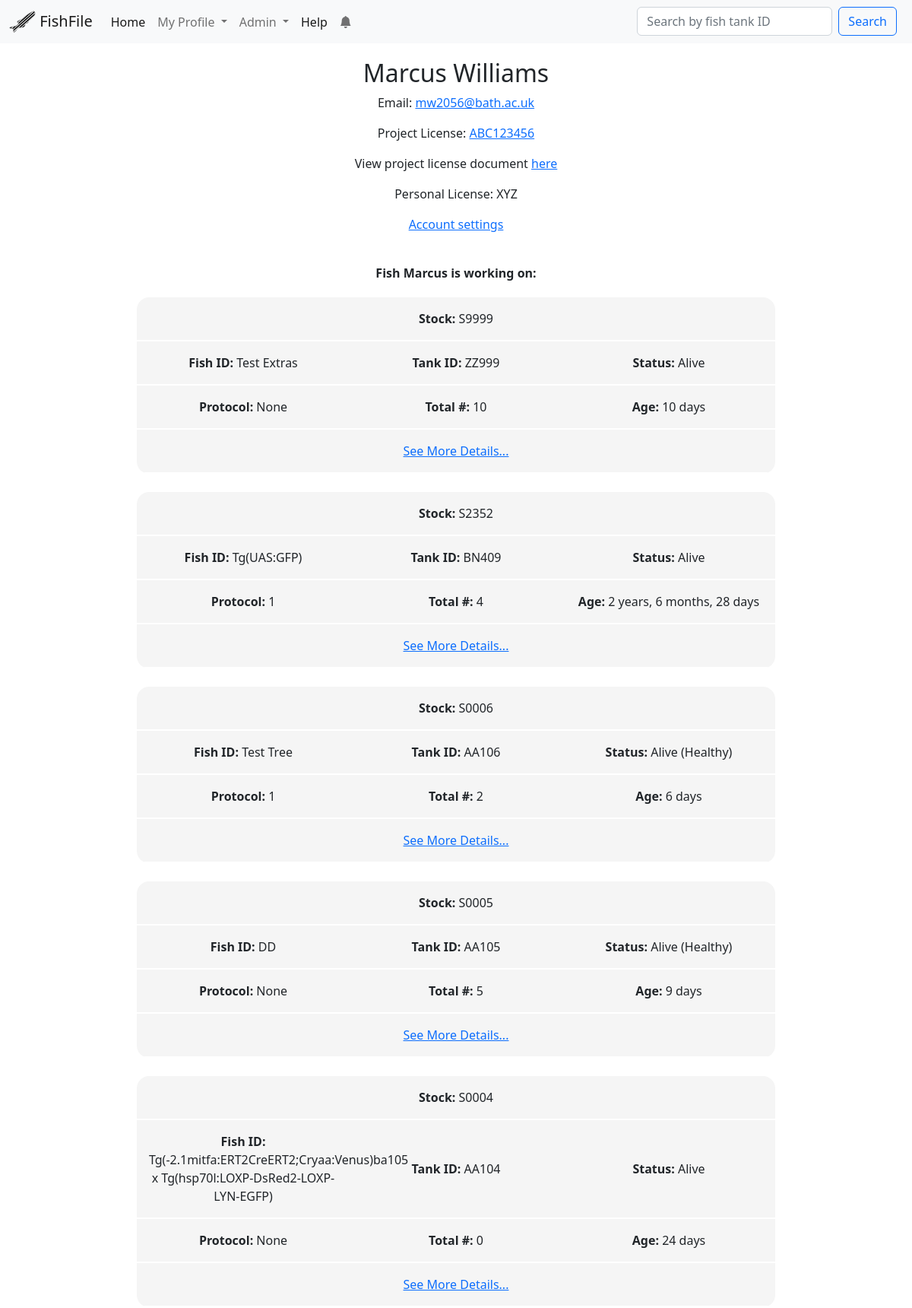
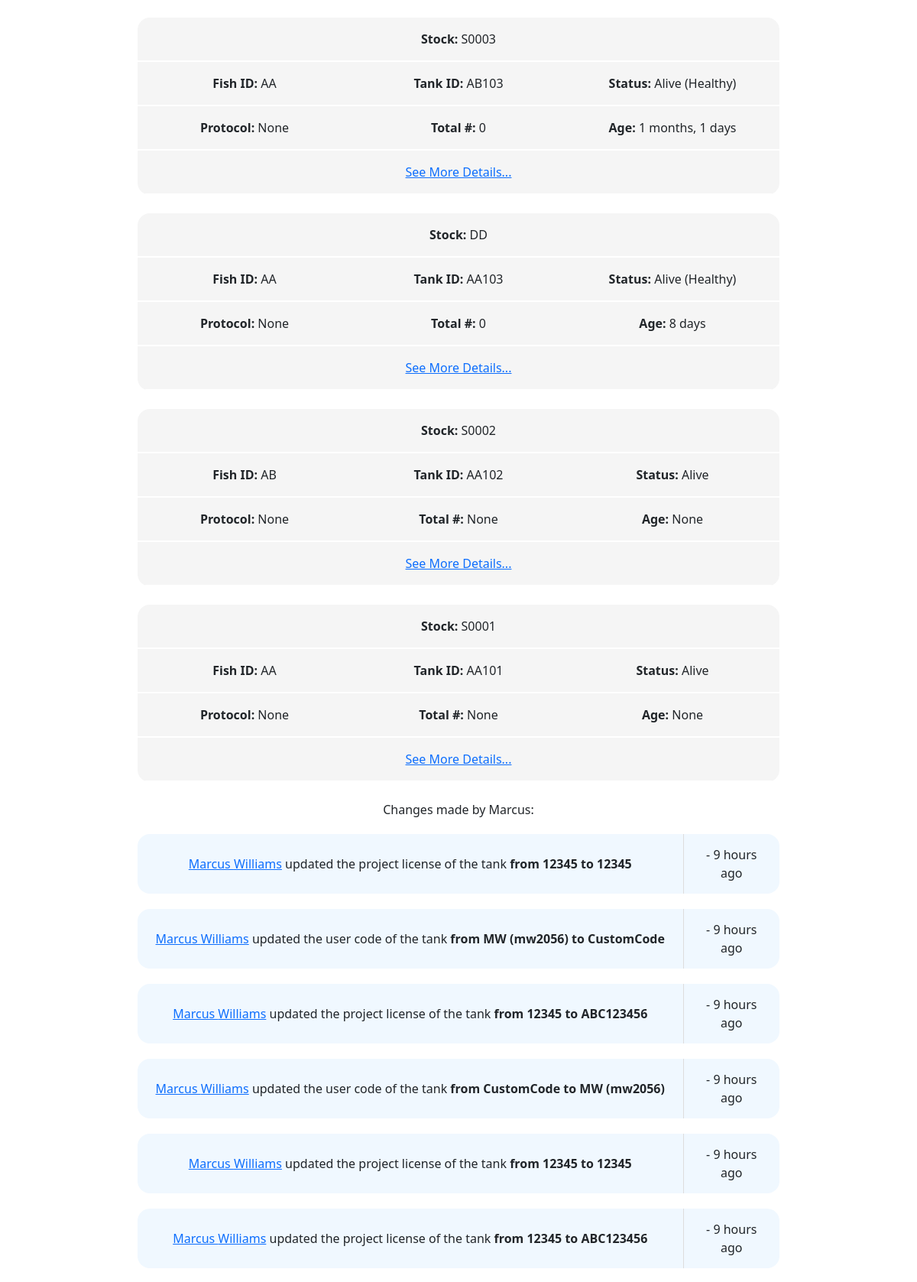
/user/mw2056/ (signed in, upper part), run on the app's committed database (2 pictures, top to bottom).
### app/models.py (models this page shows, shortened)
class User(UserMixin, db.Model):
    id = db.Column(db.Integer, primary_key=True)
    first_name = db.Column(db.String(64), index=True)
    last_name = db.Column(db.String(64), index=True)
    email = db.Column(db.String(120), index=True, unique=True)
    username = db.Column(db.String(64), index=True)
    password_hash = db.Column(db.String(128))
    last_seen = db.Column(db.DateTime, default=datetime.utcnow)
    is_verified = db.Column(db.Boolean, default=False)
    project_license = db.Column(db.String(120))
    personal_license = db.Column(db.String(120))
    personal_document = db.Column(db.Boolean, default=False)
    project_document = db.Column(db.Boolean, default=False)
    role = db.Column(db.String(32), default="User")
    code = db.Column(db.String(32), index=True)
    changes = db.relationship("Change", backref="user", lazy="dynamic")
    notifications = db.relationship(
        "Notification", backref="user", lazy="dynamic", cascade="all, delete"
    )
    last_notification_read_time = db.Column(db.DateTime)
    reminders = db.relationship(
        "Reminder", backref="user", lazy="dynamic", cascade="all, delete"
    )
    def isOwner(self):
        return self.role == "Owner"
    def isAdmin(self):
        return self.role in ("Admin", "Owner")
    def new_notifications(self):
        last_read_time = self.last_notification_read_time or datetime(1900, 1, 1)
        return (
            Notification.query.filter_by(user=self)
            .filter(Notification.time > last_read_time)
            .count()
        )

class Fish(db.Model):
    id = db.Column(db.Integer, primary_key=True)
    fish_id = db.Column(db.String(264), index=True)
    tank_id = db.Column(db.String(32), index=True)
    status = db.Column(db.String(32), index=True, default="Alive")
    stock = db.Column(db.String(32), index=True)
    source = db.Column(db.String(32))
    protocol = db.Column(db.Integer, index=True)
    birthday = db.Column(db.Date, index=True)
    date_of_arrival = db.Column(db.Date, index=True)
    months = db.Column(db.Integer, default=0)
    age_reminder = db.Column(db.String(64), default="Not sent")
    mutant_gene = db.Column(db.Text())
    transgenes = db.Column(db.Text())
    cross_type = db.Column(db.String(64))
    comments = db.Column(db.Text())
    added = db.Column(db.DateTime, default=datetime.utcnow)
    father_id = db.Column(db.Integer, db.ForeignKey("fish.id"))
    mother_id = db.Column(db.Integer, db.ForeignKey("fish.id"))
    fathered = db.relationship(
        "Fish", backref=db.backref("father", remote_side=[id]), foreign_keys=[father_id]
    )
    mothered = db.relationship(
        "Fish", backref=db.backref("mother", remote_side=[id]), foreign_keys=[mother_id]
    )
    project_license_holder_id = db.Column(
        db.Integer, db.ForeignKey("user.project_license")
    )
    project_license_holder = db.relationship(
        "User", foreign_keys=[project_license_holder_id], backref="fish_on_license"
    )
    user_code_id = db.Column(db.Integer, db.ForeignKey("user.id"))
    user_code = db.relationship(
        "User", foreign_keys=[user_code_id], backref="users_fish"
    )
    males = db.Column(db.Integer)
    females = db.Column(db.Integer)
    unsexed = db.Column(db.Integer)
    carriers = db.Column(db.Integer)
    total = db.Column(db.Integer)
    links = db.Column(db.Text())
    origin_tank_id = db.Column(db.Integer, db.ForeignKey("fish.id"))
    origin_for = db.relationship(
        "Fish",
        backref=db.backref("origin", remote_side=[id]),
        foreign_keys=[origin_tank_id],
    )
    changes = db.relationship(
        "Change", backref="fish", lazy="dynamic", cascade="all, delete"
    )
    notifications = db.relationship(
        "Notification", backref="fish", lazy="dynamic", cascade="all, delete"
    )
    reminders = db.relationship(
        "Reminder", backref="fish", lazy="dynamic", cascade="all, delete"
    )
    alleles = db.relationship(
        "Allele", backref="fish", lazy="dynamic", cascade="all, delete"
    )
    photos = db.relationship(
        "Photo", backref="fish", lazy="dynamic", cascade="all, delete"
    )
    system = db.Column(db.String(64), default="New")
    old_code = db.Column(db.String(64))
    old_license = db.Column(db.String(64))
    old_mID = db.Column(db.String(64))
    old_mStock = db.Column(db.String(64))
    old_fID = db.Column(db.String(64))
    old_fStock = db.Column(db.String(64))
    old_birthday = db.Column(db.String(64))
    old_arrival = db.Column(db.String(64))
    old_allele = db.Column(db.String(64))
    def __repr__(self):
        return f"Stock: {self.stock}, Tank: {self.tank_id}, ID: {self.fish_id}"
    def getAge(self):
        if self.old_birthday:
            self.birthday = datetime.strptime(self.old_birthday, "%Y-%m-%d").date()
            self.old_birthday = None
            db.session.commit()
            self.getAge()
        if self.status == "Dead":
            return "Dead"
        if self.birthday == None or self.birthday == "":
            return "None"
        today = datetime.today().date()
        birthday = self.birthday
        age_difference = relativedelta.relativedelta(today, birthday)
        if age_difference.years > 0:
            age = f"{age_difference.years} years, {age_difference.months} months, {age_difference.days} days"
        elif age_difference.months > 0:
            age = f"{age_difference.months} months, {age_difference.days} days"
        else:
            age = f"{age_difference.days} days"
        return age

class Change(db.Model):
    id = db.Column(db.Integer, primary_key=True)
    user_id = db.Column(db.Integer, db.ForeignKey("user.id"))
    fish_id = db.Column(db.Integer, db.ForeignKey("fish.id"))
    action = db.Column(db.String(64))
    contents = db.Column(db.String(64))
    field = db.Column(db.String(64))
    old = db.Column(db.Text())
    new = db.Column(db.Text())
    time = db.Column(db.DateTime, default=datetime.utcnow)
    note = db.Column(db.Text())
    notification_id = db.Column(db.Integer, db.ForeignKey("notification.id"))

### app/main/routes.py (the view)
@bp.route("/user/<username>/", methods=["GET", "POST"])
@login_required
@requires_roles("User", "Researcher", "Admin", "Owner")
def user(username):
    user = User.query.filter_by(username=username, is_verified=True).first()
    if user is None:
        return render_template("errors/user_not_found.html", title = "User Not Found")
    title = user.username
    user_fish = (
        Fish.query.filter_by(user_code=user)
        .filter(Fish.status != "Dead")
        .order_by(Fish.added.desc())
        .all()
    )
    changes = Change.query.filter_by(user=user).order_by(Change.time.desc()).all()
    page = request.args.get("page", 1, type=int)
    changes = (
        Change.query.filter_by(user=user)
        .order_by(Change.time.desc())
        .paginate(page, current_app.config["CHANGES_PER_PAGE"], False)
    )
    next_url = (
        url_for("main.user", username=username, page=changes.next_num)
        if changes.has_next
        else None
    )
    prev_url = (
        url_for("main.user", username=username, page=changes.prev_num)
        if changes.has_prev
        else None
    )
    roleForm = RoleChange()
    if current_user.isOwner():
        roleForm.role.choices = ["", "Blocked", "User", "Researcher", "Admin", "Owner"]
    elif current_user.isAdmin():
        roleForm.role.choices = ["", "Blocked", "User", "Researcher"]
    if roleForm.validate_on_submit():
        if not current_user.isAdmin:
            abort(403)
        user.role = roleForm.role.data
        db.session.commit()
        return redirect(url_for("main.user", username=user.username))
    roleForm.role.data = user.role
    return render_template(
        "user.html",
        user=user,
        changes=changes.items,
        user_fish=user_fish,
        title=title,
        pagination=changes,
        next_url=next_url,
        prev_url=prev_url,
        roleForm=roleForm,
    )

### app/main/forms.py
class SimpleSearch(FlaskForm):
    search = StringField("Search by fish tank ID", validators=[DataRequired()])
    submit = SubmitField("Search")
    def __init__(self, *args, **kwargs):
        if "formdata" not in kwargs:
            kwargs["formdata"] = request.args
        if "csrf_enabled" not in kwargs:
            kwargs["csrf_enabled"] = False
        super(SimpleSearch, self).__init__(*args, **kwargs)

class EmptyForm(FlaskForm):
    submit = SubmitField("Submit")

### app/main/routes.py (called while the page is built)
@bp.before_request
def before_request():
    if current_user.is_authenticated:
        current_user.last_seen = datetime.utcnow()
        db.session.commit()
        g.search_form = SimpleSearch()
        g.clearNotifsForm = EmptyForm()

### app/models.py (called while the page is built)
@login.user_loader
def load_user(id):
    return User.query.get(int(id))

def requires_roles(*roles):
    def wrapper(f):
        @wraps(f)
        def wrapped(*args, **kwargs):
            if current_app.testing == True:
                return f(*args, **kwargs)
            if current_user.role not in roles:
                abort(403)
            return f(*args, **kwargs)
        return wrapped
    return wrapper

### app/templates/user.html (shortened to what this page needs)
{% extends "base.html" %}
{% block content %}
    <h2 id="profileNameHeader">{{user.first_name}} {{user.last_name}}</h2>
    <p>Email: <a href="mailto:{{user.email}}">{{user.email}}</a></p>
    {%if user.project_license != "" and user.project_license != None%}
        <p>Project License: <a href="{{url_for('main.project_license', license = user.project_license)}}">{{user.project_license}}</a></p>
        {%if user.project_document  %}
            <p>View project license document <a href="/static/files/project_licenses/{{user.id}}.pdf">here</a></p>
        {%endif%}
    {%endif%}
    {%if user.personal_license != "" and user.personl_license != None%}
        <p>Personal License: {{user.personal_license}}</p>
    {%endif%}
    {%if user == current_user %}
        <p><a href="{{url_for('main.settings')}}">Account settings</a></p>
    {%endif%}
    {% if user_fish %}
        <br>
        <b>Fish {{user.first_name}} is working on:</b>
        <div id = "fishList">
            {%for fish in user_fish%}
                {%include 'subtemplates/_fish.html'%}
            {%endfor%}
        </div>
    {%endif%}
    {% if changes %}
        <p>Changes made by {{user.first_name}}:</p>
            {%for change in changes%}
                {%include 'subtemplates/_fishchange.html'%}
            {%endfor%}
    {%endif%}
{%endblock%}

### app/templates/subtemplates/_fish.html (shortened to what this page needs)
<table class="fishSummaryTable">
    <tr>
        <td colspan="3"><strong>Stock: </strong>{{fish.stock}}</td>
    </tr>
    <tr>
        <td class = "summaryPoint"><strong>Fish ID:</strong> {{fish.fish_id}}</td>
        <td class = "summaryPoint"><strong>Tank ID:</strong> {{fish.tank_id}}</td>
        <td class = "summaryPoint"><strong>Status:</strong> {{fish.status}}</td>
    </tr>
    <tr>
        <td class = "summaryPoint"><strong>Protocol:</strong> {{fish.protocol}}</td>
        <td class = "summaryPoint"><strong>Total #:</strong> {{fish.total}}</td>
        <td class = "summaryPoint"><strong>Age:</strong> {{fish.getAge()}}</td>
    </tr>
    <tr>
        <td colspan="3"><a href = "{{url_for('main.fish', id=fish.id)}}">See More Details...</a></td>
    </tr>
</table>
<br>

### app/templates/subtemplates/_fishchange.html (shortened to what this page needs)
{%if change.action == "Added"%}
<table class="fishChange" >
    <tr class="fishChangeRow">
        <td class = "fishChangeDetails"><a href="{{url_for('main.user', username = change.user.username)}}">{{change.user.first_name}} {{change.user.last_name}}</a> added the fish to the database</td>
        <td> - {{ moment(change.time).fromNow() }} </td>
    </tr>
</table>
{%elif change.action == "Updated"%}
    {%if change.contents in ["links", "photos"]%}
        <table class="fishChange">
            <tr class="fishChangeRow">
                <td class = "fishChangeDetails"><a href="{{url_for('main.user', username = change.user.username)}}">{{change.user.first_name}} {{change.user.last_name}}</a> updated the {{change.contents}} of the tank</td>
                <td> - {{ moment(change.time).fromNow() }} </td>
            </tr>
        </table>
    {%else%}
        <table class="fishChange">
            <tr class="fishChangeRow">
                <td class = "fishChangeDetails"><a href="{{url_for('main.user', username = change.user.username)}}">{{change.user.first_name}} {{change.user.last_name}}</a> updated the {{change.contents}} of the tank <b>from {{change.old}} to {{change.new}}</b></td>
                <td> - {{ moment(change.time).fromNow() }} </td>
            </tr>
        </table>
    {%endif%}
{%endif%}

### app/static/styles/style.css (style rules this page uses)
#fishList { width:70%; margin: auto; margin-top:20px; }
.fishSummaryTable { text-align: center; margin:auto; border-collapse: collapse; border-radius: 1em; overflow: hidden; width:100%; table-layout: fixed }
.fishSummaryTable td { padding: 1em; background: whitesmoke; border-bottom: 2px solid white; }
.fishSummaryTable .summaryPoint { max-width: 33%; }
.fishChange { margin: auto; margin-top: 20px; border-collapse: collapse; border-radius: 1em; background-color:aliceblue; width:70%; }
.fishChange td { padding: 15px; }
.fishChangeDetails { border-right: 1px #ddd solid; width:85%; }

### data on the page
User: first_name "Marcus", last_name "Williams", email "mw2056@bath.ac.uk", project_license "ABC123456", personal_license "XYZ"
Fish: stock "S9999", fish_id "Test Extras", tank_id "ZZ999", status "Alive", protocol "None", total "10", getAge "10 days"
Fish: stock "S2352", fish_id "Tg(UAS:GFP)", tank_id "BN409", status "Alive", protocol "1", total "4", getAge "2 years, 6 months, 28 days"
Fish: stock "S0006", fish_id "Test Tree", tank_id "AA106", status "Alive (Healthy)", protocol "1", total "2", getAge "6 days"
Fish: stock "S0005", fish_id "DD", tank_id "AA105", status "Alive (Healthy)", protocol "None", total "5", getAge "9 days"
Fish: stock "S0004", fish_id "Tg(-2.1mitfa:ERT2CreERT2;Cryaa:Venus)ba105 x Tg(hsp70l:LOXP-DsRed2-LOXP-LYN-EGFP)", tank_id "AA104", status "Alive", protocol "None", total "0", getAge "24 days"
Fish: stock "S0003", fish_id "AA", tank_id "AB103", status "Alive (Healthy)", protocol "None", total "0", getAge "1 months, 1 days"
Fish: stock "DD", fish_id "AA", tank_id "AA103", status "Alive (Healthy)", protocol "None", total "0", getAge "8 days"
Fish: stock "S0002", fish_id "AB", tank_id "AA102", status "Alive", protocol "None", total "None", getAge "None"
Fish: stock "S0001", fish_id "AA", tank_id "AA101", status "Alive", protocol "None", total "None", getAge "None"
Change: user.first_name "Marcus", user.last_name "Williams", contents "project license", old "12345", new "12345", time "9 hours ago"
Change: user.first_name "Marcus", user.last_name "Williams", contents "user code", old "MW (mw2056)", new "CustomCode", time "9 hours ago"
Change: user.first_name "Marcus", user.last_name "Williams", contents "project license", old "12345", new "ABC123456", time "9 hours ago"
Change: user.first_name "Marcus", user.last_name "Williams", contents "user code", old "CustomCode", new "MW (mw2056)", time "9 hours ago"
Change: user.first_name "Marcus", user.last_name "Williams", contents "project license", old "12345", new "12345", time "9 hours ago"
Change: user.first_name "Marcus", user.last_name "Williams", contents "project license", old "12345", new "ABC123456", time "9 hours ago"

### other printed values
{{ config["WEBSITE_NAME"] }} "FishFile"
